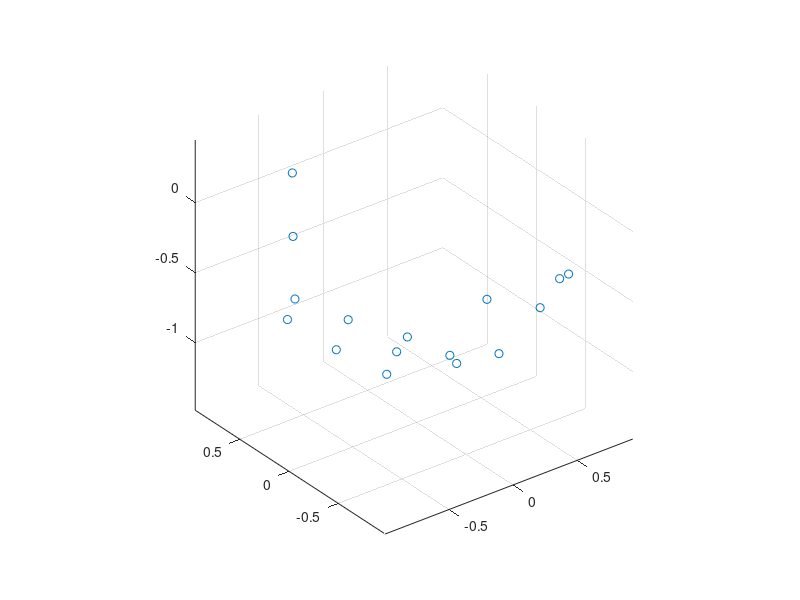

Write MATLAB code to recreate this figure.
clear all
%
% Original algorithm
%
% https://arxiv.org/ftp/arxiv/papers/1506/1506.02776.pdf
%
function [xc, yc, zc, R] = sphere_fit(x, y, z)
	[N,dum] = size(x);
	Sx = sum(x); Sy = sum(y); Sz = sum(z);
	Sxx = sum(x.*x); Syy = sum(y.*y);
	Szz = sum(z.*z); Sxy = sum(x.*y);
	Sxz = sum(x.*z); Syz = sum(y.*z);
	Sxxx = sum(x.*x.*x); Syyy = sum(y.*y.*y);
	Szzz = sum(z.*z.*z); Sxyy = sum(x.*y.*y);
	Sxzz = sum(x.*z.*z); Sxxy = sum(x.*x.*y);
	Sxxz = sum(x.*x.*z); Syyz =sum(y.*y.*z);
	Syzz = sum(y.*z.*z);
	A1 = Sxx +Syy +Szz;
	a = 2*Sx*Sx-2*N*Sxx;
	b = 2*Sx*Sy-2*N*Sxy;
	c = 2*Sx*Sz-2*N*Sxz;
	d = -N*(Sxxx +Sxyy +Sxzz)+A1*Sx;

	e = 2*Sx*Sy-2*N*Sxy;
	f = 2*Sy*Sy-2*N*Syy;
	g = 2*Sy*Sz-2*N*Syz;
	h = -N*(Sxxy +Syyy +Syzz)+A1*Sy;
	j = 2*Sx*Sz-2*N*Sxz;
	k = 2*Sy*Sz-2*N*Syz;
	l = 2*Sz*Sz-2*N*Szz;
	m = -N*(Sxxz +Syyz + Szzz)+A1*Sz;
	delta = a*(f*l - g*k)-e*(b*l-c*k) + j*(b*g-c*f);

	xc = (d*(f*l-g*k) -h*(b*l-c*k) +m*(b*g-c*f))/delta;
	yc = (a*(h*l-m*g) -e*(d*l-m*c) +j*(d*g-h*c))/delta;
	zc = (a*(f*m-h*k) -e*(b*m-d*k) +j*(b*h-d*f))/delta;
	R = sqrt(xc^2+yc^2+zc^2+(A1-2*(xc*Sx+yc*Sy+zc*Sz))/N);
endfunction

%
% Accumulating version which doesn't need to store multiple samples
%
global Sx = 0;   global Sy = 0; 	global Sz = 0
global Sxx = 0;  global Syy = 0;
global Szz = 0;  global Sxy = 0;
global Sxz = 0;  global Syz = 0;
global Sxxx = 0; global Syyy = 0;
global Szzz = 0; global Sxyy = 0;
global Sxzz = 0; global Sxxy = 0;
global Sxxz = 0; global Syyz = 0;
global Syzz = 0;

function sphere_fit_accumulate(x, y, z)
	global Sx  ;   global Sy; 	global Sz;
	global Sxx ;  global Syy;
	global Szz ;  global Sxy;
	global Sxz ;  global Syz;
	global Sxxx; global Syyy;
	global Szzz; global Sxyy;
	global Sxzz; global Sxxy;
	global Sxxz; global Syyz;
	global Syzz;
	Sx   = Sx+x;         Sy   = Sy+y; Sz = Sz+z;
	Sxx  = Sxx+x.*x;     Syy  = Syy+y.*y;
	Szz  = Szz+z.*z;     Sxy  = Sxy+x.*y;
	Sxz  = Sxz+x.*z;     Syz  = Syz+y.*z;
	Sxxx = Sxxx+x.*x.*x; Syyy = Syyy+y.*y.*y;
	Szzz = Szzz+z.*z.*z; Sxyy = Sxyy+x.*y.*y;
	Sxzz = Sxzz+x.*z.*z; Sxxy = Sxxy+x.*x.*y;
	Sxxz = Sxxz+x.*x.*z; Syyz = Syyz+y.*y.*z;
	Syzz = Syzz+y.*z.*z;
endfunction

function [xc, yc, zc, R] = sphere_fit_finalize(N)
	global Sx  ;   global Sy; 	global Sz;
	global Sxx ;  global Syy;
	global Szz ;  global Sxy;
	global Sxz ;  global Syz;
	global Sxxx; global Syyy;
	global Szzz; global Sxyy;
	global Sxzz; global Sxxy;
	global Sxxz; global Syyz;
	global Syzz;
	A1 = Sxx +Syy +Szz;
	a = 2*Sx*Sx-2*N*Sxx;
	b = 2*Sx*Sy-2*N*Sxy;
	c = 2*Sx*Sz-2*N*Sxz;
	d = -N*(Sxxx +Sxyy +Sxzz)+A1*Sx;

	e = 2*Sx*Sy-2*N*Sxy;
	f = 2*Sy*Sy-2*N*Syy;
	g = 2*Sy*Sz-2*N*Syz;
	h = -N*(Sxxy +Syyy +Syzz)+A1*Sy;
	j = 2*Sx*Sz-2*N*Sxz;
	k = 2*Sy*Sz-2*N*Syz;
	l = 2*Sz*Sz-2*N*Szz;
	m = -N*(Sxxz +Syyz + Szzz)+A1*Sz;
	delta = a*(f*l - g*k)-e*(b*l-c*k) + j*(b*g-c*f);

	xc = (d*(f*l-g*k) -h*(b*l-c*k) +m*(b*g-c*f))/delta;
	yc = (a*(h*l-m*g) -e*(d*l-m*c) +j*(d*g-h*c))/delta;
	zc = (a*(f*m-h*k) -e*(b*m-d*k) +j*(b*h-d*f))/delta;
	R = sqrt(xc^2+yc^2+zc^2+(A1-2*(xc*Sx+yc*Sy+zc*Sz))/N);
endfunction

%
% Main code
%

xyz=csvread('data.csv');

x=xyz(:,1);
y=xyz(:,2);
z=xyz(:,3);

% Original version
[xc, yc, zc, r] = sphere_fit(x,y,z)

% Accumulating version
[N,dum] = size(x);
num=0;
for i = 1:N
	num=num+1;
	sphere_fit_accumulate(x(i),y(i),z(i));
end
[xc, yc, zc, r] = sphere_fit_finalize(num)


%scatter3(x,y,z)
scatter3((x-xc)/r, (y-yc)/r, (z-zc)/r)
axis equal